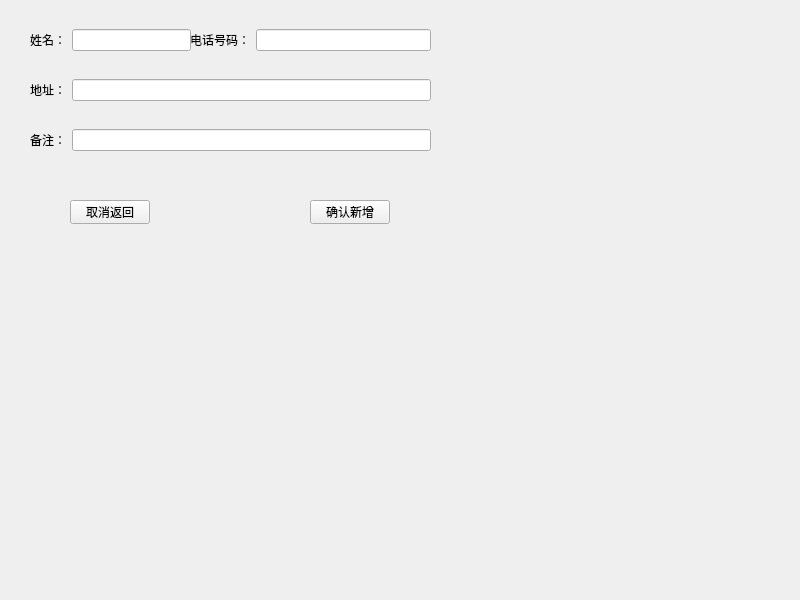
<?xml version="1.0" encoding="UTF-8"?>
<ui version="4.0">
 <class>four_new</class>
 <widget class="QMainWindow" name="four_new">
  <property name="geometry">
   <rect>
    <x>0</x>
    <y>0</y>
    <width>800</width>
    <height>600</height>
   </rect>
  </property>
  <property name="windowTitle">
   <string>MainWindow</string>
  </property>
  <widget class="QWidget" name="centralwidget">
   <widget class="QWidget" name="widget" native="true">
    <property name="geometry">
     <rect>
      <x>30</x>
      <y>20</y>
      <width>161</width>
      <height>41</height>
     </rect>
    </property>
    <layout class="QGridLayout" name="gridLayout">
     <item row="0" column="0">
      <widget class="QLabel" name="label">
       <property name="text">
        <string>姓名：</string>
       </property>
      </widget>
     </item>
     <item row="0" column="1">
      <widget class="QLineEdit" name="name"/>
     </item>
    </layout>
   </widget>
   <widget class="QWidget" name="widget_2" native="true">
    <property name="geometry">
     <rect>
      <x>190</x>
      <y>20</y>
      <width>241</width>
      <height>41</height>
     </rect>
    </property>
    <layout class="QGridLayout" name="gridLayout_2">
     <item row="0" column="1">
      <widget class="QLineEdit" name="phone"/>
     </item>
     <item row="0" column="0">
      <widget class="QLabel" name="label_2">
       <property name="text">
        <string>电话号码：</string>
       </property>
      </widget>
     </item>
    </layout>
   </widget>
   <widget class="QWidget" name="widget_3" native="true">
    <property name="geometry">
     <rect>
      <x>30</x>
      <y>70</y>
      <width>401</width>
      <height>41</height>
     </rect>
    </property>
    <layout class="QGridLayout" name="gridLayout_3">
     <item row="0" column="0">
      <widget class="QLabel" name="label_3">
       <property name="text">
        <string>地址：</string>
       </property>
      </widget>
     </item>
     <item row="0" column="1">
      <widget class="QLineEdit" name="add"/>
     </item>
    </layout>
   </widget>
   <widget class="QWidget" name="widget_4" native="true">
    <property name="geometry">
     <rect>
      <x>30</x>
      <y>120</y>
      <width>401</width>
      <height>41</height>
     </rect>
    </property>
    <layout class="QGridLayout" name="gridLayout_4">
     <item row="0" column="0">
      <widget class="QLabel" name="label_4">
       <property name="text">
        <string>备注：</string>
       </property>
      </widget>
     </item>
     <item row="0" column="1">
      <widget class="QLineEdit" name="detail"/>
     </item>
    </layout>
   </widget>
   <widget class="QPushButton" name="back">
    <property name="geometry">
     <rect>
      <x>70</x>
      <y>200</y>
      <width>80</width>
      <height>24</height>
     </rect>
    </property>
    <property name="text">
     <string>取消返回</string>
    </property>
   </widget>
   <widget class="QPushButton" name="ok">
    <property name="geometry">
     <rect>
      <x>310</x>
      <y>200</y>
      <width>80</width>
      <height>24</height>
     </rect>
    </property>
    <property name="text">
     <string>确认新增</string>
    </property>
   </widget>
  </widget>
 </widget>
 <resources/>
 <connections/>
</ui>
